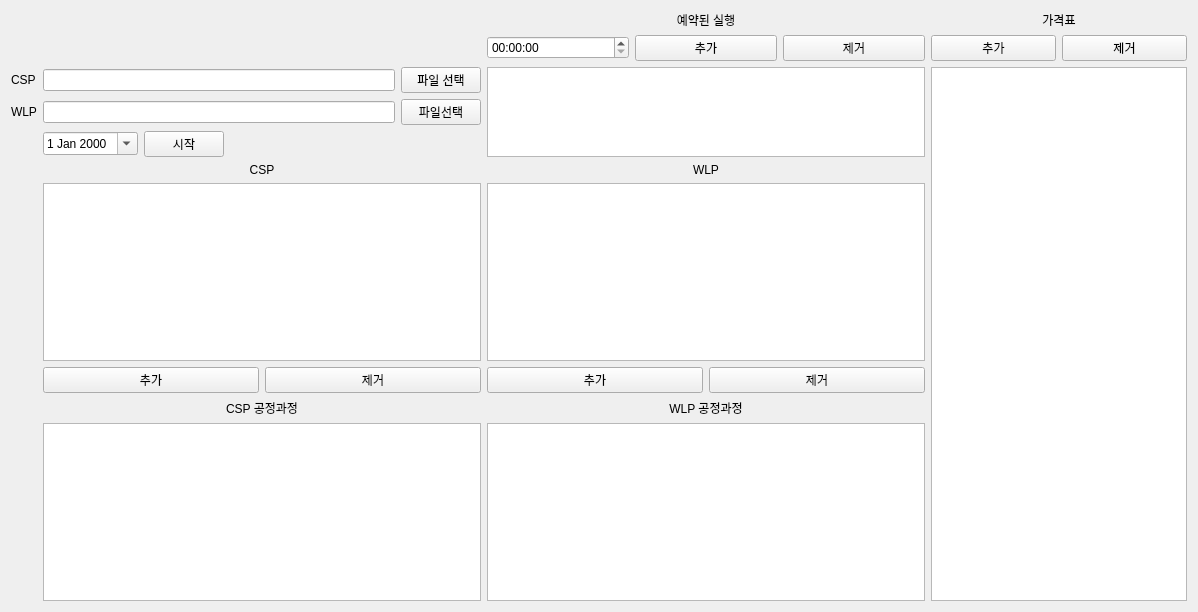
<?xml version="1.0" encoding="UTF-8"?>
<ui version="4.0">
 <class>worst_search_excel_main</class>
 <widget class="QWidget" name="worst_search_excel_main">
  <property name="geometry">
   <rect>
    <x>0</x>
    <y>0</y>
    <width>1198</width>
    <height>612</height>
   </rect>
  </property>
  <property name="windowTitle">
   <string>Form</string>
  </property>
  <layout class="QGridLayout" name="gridLayout">
   <item row="1" column="2">
    <layout class="QHBoxLayout" name="horizontalLayout_6">
     <item>
      <widget class="QTimeEdit" name="work_plan_timeedit">
       <property name="displayFormat">
        <string>hh:mm:ss</string>
       </property>
      </widget>
     </item>
     <item>
      <widget class="QPushButton" name="work_plan_add_btn">
       <property name="text">
        <string>추가</string>
       </property>
      </widget>
     </item>
     <item>
      <widget class="QPushButton" name="work_plan_del_btn">
       <property name="text">
        <string>제거</string>
       </property>
      </widget>
     </item>
    </layout>
   </item>
   <item row="8" column="2">
    <layout class="QHBoxLayout" name="horizontalLayout_5">
     <item>
      <widget class="QPushButton" name="WLP_Process_add_btn">
       <property name="text">
        <string>추가</string>
       </property>
      </widget>
     </item>
     <item>
      <widget class="QPushButton" name="WLP_Process_del_btn">
       <property name="text">
        <string>제거</string>
       </property>
      </widget>
     </item>
    </layout>
   </item>
   <item row="8" column="1">
    <layout class="QHBoxLayout" name="horizontalLayout_4">
     <item>
      <widget class="QPushButton" name="CSP_Process_add_btn">
       <property name="text">
        <string>추가</string>
       </property>
      </widget>
     </item>
     <item>
      <widget class="QPushButton" name="CSP_Process_del_btn">
       <property name="text">
        <string>제거</string>
       </property>
      </widget>
     </item>
    </layout>
   </item>
   <item row="3" column="2" rowspan="3">
    <widget class="QTableView" name="work_plan_table"/>
   </item>
   <item row="10" column="2">
    <widget class="QTableView" name="WLP_Process"/>
   </item>
   <item row="4" column="1">
    <layout class="QHBoxLayout" name="horizontalLayout_3">
     <item>
      <widget class="QLineEdit" name="LE_WLP_filepath"/>
     </item>
     <item>
      <widget class="QPushButton" name="fileselect_WLP_dialog_btn">
       <property name="text">
        <string>파일선택</string>
       </property>
      </widget>
     </item>
    </layout>
   </item>
   <item row="3" column="1">
    <layout class="QHBoxLayout" name="horizontalLayout">
     <item>
      <widget class="QLineEdit" name="LE_filepath"/>
     </item>
     <item>
      <widget class="QPushButton" name="fileselect_dialog_btn">
       <property name="text">
        <string>파일 선택</string>
       </property>
      </widget>
     </item>
    </layout>
   </item>
   <item row="5" column="1">
    <layout class="QHBoxLayout" name="horizontalLayout_2">
     <item>
      <widget class="QDateEdit" name="select_data">
       <property name="calendarPopup">
        <bool>true</bool>
       </property>
      </widget>
     </item>
     <item>
      <widget class="QPushButton" name="start_btn">
       <property name="sizePolicy">
        <sizepolicy hsizetype="Maximum" vsizetype="Fixed">
         <horstretch>0</horstretch>
         <verstretch>0</verstretch>
        </sizepolicy>
       </property>
       <property name="text">
        <string>시작</string>
       </property>
      </widget>
     </item>
     <item>
      <spacer name="horizontalSpacer">
       <property name="orientation">
        <enum>Qt::Horizontal</enum>
       </property>
       <property name="sizeHint" stdset="0">
        <size>
         <width>40</width>
         <height>20</height>
        </size>
       </property>
      </spacer>
     </item>
    </layout>
   </item>
   <item row="7" column="1">
    <widget class="QTextEdit" name="debug_text"/>
   </item>
   <item row="6" column="1">
    <widget class="QLabel" name="label_3">
     <property name="text">
      <string>CSP</string>
     </property>
     <property name="alignment">
      <set>Qt::AlignCenter</set>
     </property>
    </widget>
   </item>
   <item row="3" column="0">
    <widget class="QLabel" name="label">
     <property name="text">
      <string>CSP</string>
     </property>
    </widget>
   </item>
   <item row="4" column="0">
    <widget class="QLabel" name="label_2">
     <property name="text">
      <string>WLP</string>
     </property>
    </widget>
   </item>
   <item row="7" column="2">
    <widget class="QTextEdit" name="debug_WLP_text"/>
   </item>
   <item row="0" column="2">
    <widget class="QLabel" name="label_7">
     <property name="text">
      <string>예약된 실행</string>
     </property>
     <property name="alignment">
      <set>Qt::AlignCenter</set>
     </property>
    </widget>
   </item>
   <item row="9" column="2">
    <widget class="QLabel" name="label_6">
     <property name="text">
      <string>WLP 공정과정</string>
     </property>
     <property name="alignment">
      <set>Qt::AlignCenter</set>
     </property>
    </widget>
   </item>
   <item row="9" column="1">
    <widget class="QLabel" name="label_5">
     <property name="text">
      <string>CSP 공정과정</string>
     </property>
     <property name="alignment">
      <set>Qt::AlignCenter</set>
     </property>
    </widget>
   </item>
   <item row="10" column="1">
    <widget class="QTableView" name="CSP_Process"/>
   </item>
   <item row="6" column="2">
    <widget class="QLabel" name="label_4">
     <property name="text">
      <string>WLP</string>
     </property>
     <property name="alignment">
      <set>Qt::AlignCenter</set>
     </property>
    </widget>
   </item>
   <item row="3" column="3" rowspan="8" colspan="2">
    <widget class="QTableView" name="type_price_table"/>
   </item>
   <item row="0" column="3" colspan="2">
    <widget class="QLabel" name="label_8">
     <property name="text">
      <string>가격표</string>
     </property>
     <property name="alignment">
      <set>Qt::AlignCenter</set>
     </property>
    </widget>
   </item>
   <item row="1" column="3" colspan="2">
    <layout class="QHBoxLayout" name="horizontalLayout_7">
     <item>
      <widget class="QPushButton" name="type_price_add_btn">
       <property name="text">
        <string>추가</string>
       </property>
      </widget>
     </item>
     <item>
      <widget class="QPushButton" name="type_price_del_btn">
       <property name="text">
        <string>제거</string>
       </property>
      </widget>
     </item>
    </layout>
   </item>
  </layout>
 </widget>
 <resources/>
 <connections/>
</ui>
